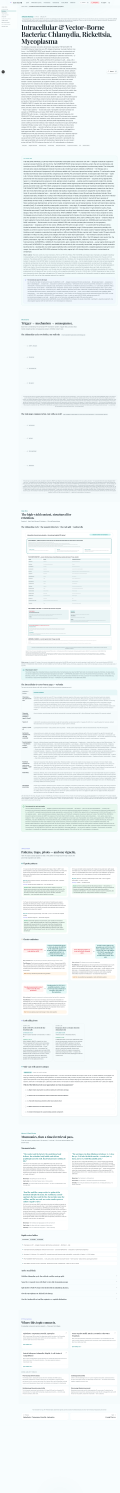
#> input picture docs/qa/m15/full-desktop-light.png, 1440 x 17913 px, found by its file name (shown at 1/12 size); its folder holds 2 pictures in this run
$ python m15-crops.py
#> lines starting #> are read from the running program, lines starting #| are printed output that depends on the picture
#!/usr/bin/env python3
"""M15 element captures — rect measured at 1440x900: x=281, y=6379, 1102x1523."""
from PIL import Image
import os, statistics
QA = "/home/z/my-project/kyp-usmle-notes/docs/qa/m15"
VISUALS = [("vector-borne-rash-map", {"x": 281, "y": 6379, "w": 1102, "h": 1523})]
for theme in ["light", "dark"]:
    im = Image.open(f"{QA}/full-desktop-{theme}.png")
#> im is the input picture: PIL image 1440x17913 RGB; mean R, G, B 239.9, 245.4, 246.2
    for name, r in VISUALS:
        box = (int(r["x"]), int(r["y"]), int(r["x"]+r["w"]), int(r["y"]+r["h"]))
        crop = im.crop(box)
        out = f"{QA}/element-{name}-{theme}.png"
        crop.save(out)
        gray = crop.convert("L")
        sd = statistics.pstdev(list(gray.getdata())[::37])
        print(f"{os.path.basename(out)}: {crop.size[0]}x{crop.size[1]} stdev={sd:.2f}")
#> this loop made 1 pass
#> sd on pass 1: 23.7
#| element-vector-borne-rash-map-light.png: 1102x1523 stdev=23.70
#> pass 1, `crop = im.crop(box)`:
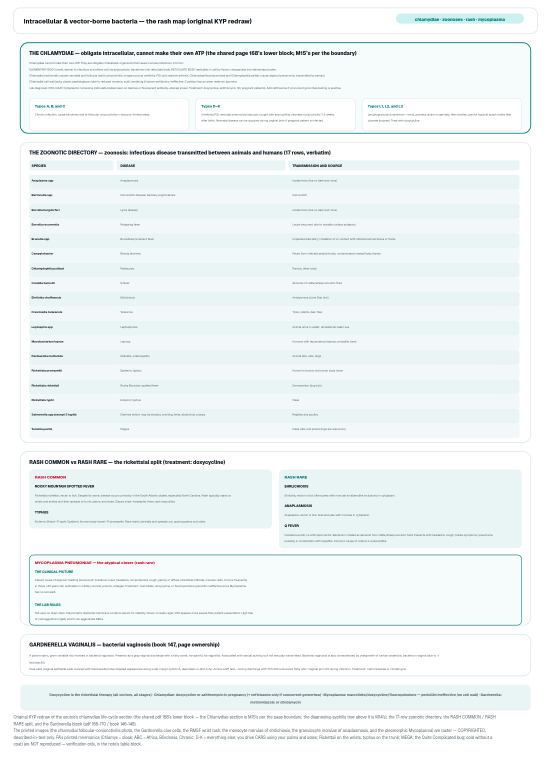
#> crop: PIL image 1102x1523 RGB (shown at 1/2 size); mean R, G, B 240.1, 245.7, 246.3
#> pass 2 of the loop `for theme in ["light", "dark"]:`:
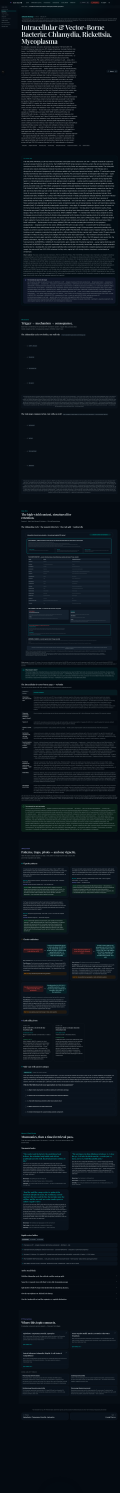
#> input picture docs/qa/m15/full-desktop-dark.png, 1440 x 17913 px, found by its file name (shown at 1/12 size)
#> im is the input picture: PIL image 1440x17913 RGB; mean R, G, B 13.1, 21.2, 28.5
#> the loop `for name, r in VISUALS:` made 1 pass
#> sd on pass 1: 21.6
#> (printed output is left out)
#> pass 1, `crop = im.crop(box)`:
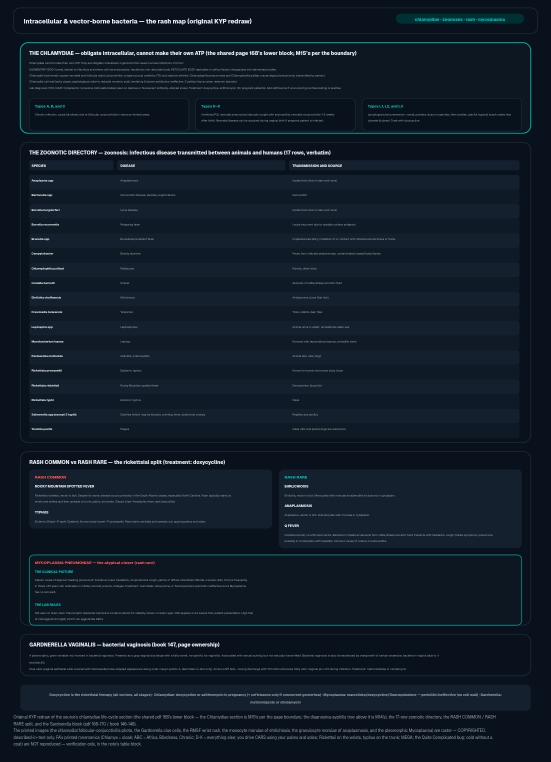
#> crop: PIL image 1102x1523 RGB (shown at 1/2 size); mean R, G, B 17.3, 28.4, 39.5
#> pass 1, `gray = crop.convert("L")`:
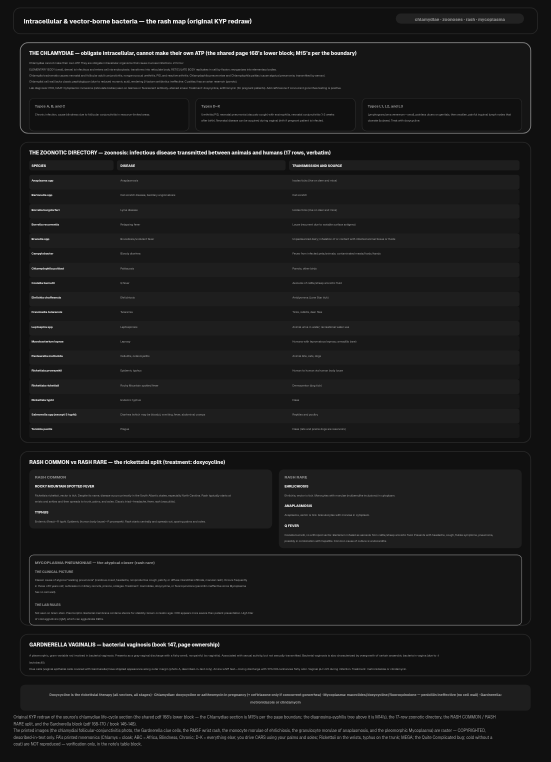
#> gray: PIL image 1102x1523 L (shown at 1/2 size); min 15, max 241, mean 26.2
print("DONE")
